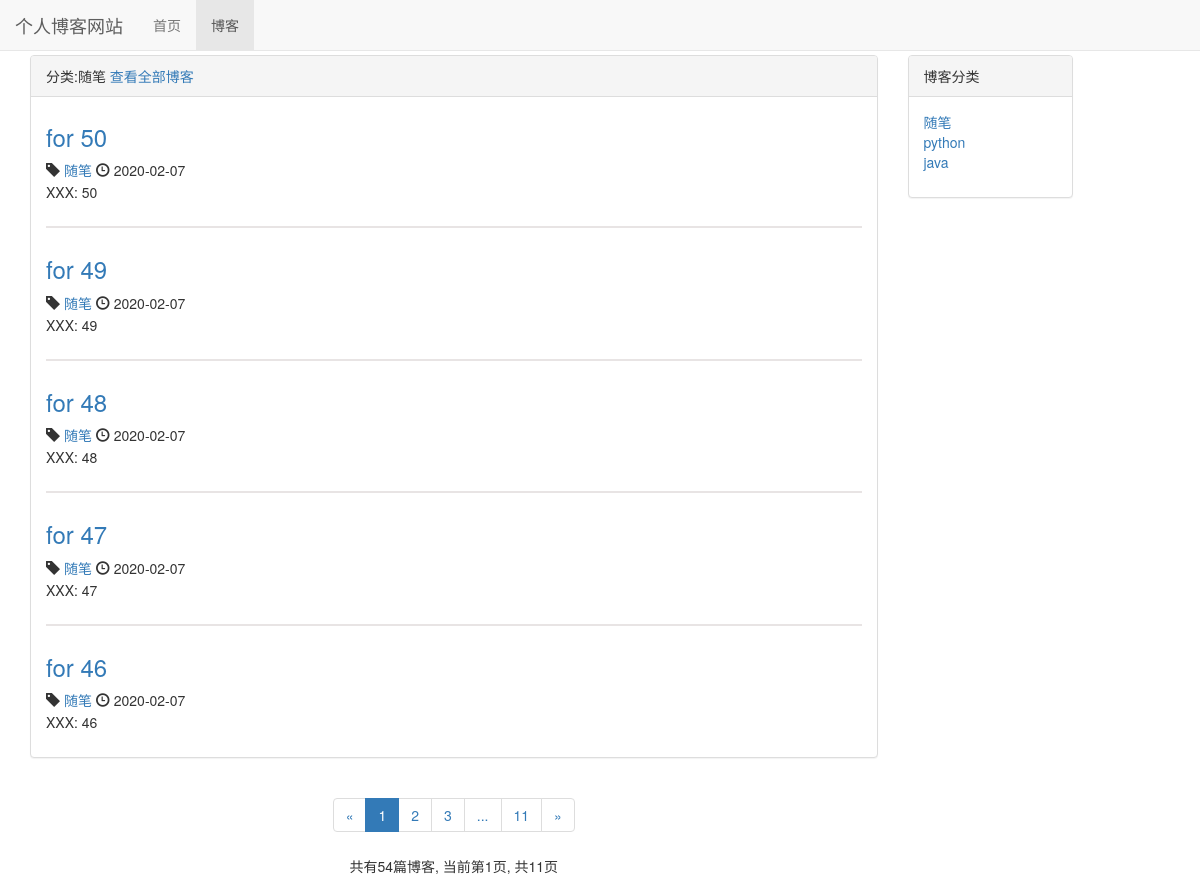
The page /blog/type/1 on the database its author committed.
### blog/models.py (models this page shows, shortened)
class BlogType(models.Model):
	type_name=models.CharField(max_length=15)
	def __str__(self):
		return self.type_name

class Blog(models.Model):
	title=models.CharField(max_length=50)
	blog_type=models.ForeignKey(BlogType,on_delete=models.DO_NOTHING) #设置和模板关联 是外键 删除方式是不删除
	content=models.TextField()
	author=models.ForeignKey(User,on_delete=models.DO_NOTHING)
	created_time=models.DateTimeField(auto_now_add=True) #发表时间
	last_updated_time=models.DateTimeField(auto_now=True)
	class Meta:
		ordering=['-created_time']

### blog/views.py (the view)
# urls.py: path('type/<int:blog_type_pk>',views.blog_with_type,name="blog_with_type"),
def blog_with_type(request,blog_type_pk):
	context={}
	blog_type=get_object_or_404(BlogType,pk=blog_type_pk)
	blogs_all_list= Blog.objects.filter(blog_type=blog_type)    # 获取分类下的博客
	paginator=Paginator(blogs_all_list,settings.EACH_PAHE_BLOGS_NUMBER) # 分页器实例化 每10页进行分页
	page_num=request.GET.get('page',1)  # 获取url的当前页面参数   不一定是int类型的
	page_of_blogs=paginator.get_page(page_num)  # 会自动转换传过来的值  如 str转int
	currentr_page_num = page_of_blogs.number  # 获取当前页码
	page_range = [x for x in range(int(currentr_page_num)-2,int(currentr_page_num)+3) if 0<x<=paginator.num_pages]
	if page_range[0] -1>=2:
		page_range.insert(0,'...')
	if paginator.num_pages - page_range[-1] >=2:
		page_range.append('...')
	if page_range[0] !=1:
		page_range.insert(0,1) # insert 插入,第一个位置,加如数字1
	if page_range[-1] !=paginator.num_pages:
		page_range.append(paginator.num_pages)  # append 添加
	context={}
	context['blog_type']=blog_type
	context['blogs']=page_of_blogs.object_list      # 获取全部博客分类 返回给前端展示
	context['page_of_blogs']=page_of_blogs   #获取一个页码信息
	context['page_range']=page_range
	context['blog_types']=BlogType.objects.all()
	return render_to_response('blog/blog_with_type.html',context)

### blog/templates/blog/blog_with_type.html (shortened to what this page needs)
{% extends 'blog/blog_list.html' %}
{% block blog_list_title %}
	分类:{{ blog_type.type_name }}
	<a href="{% url 'blog_list' %}"> 查看全部博客</a>
{% endblock %}

### blog/templates/blog/blog_list.html (shortened to what this page needs)
{% extends 'base.html' %}
{% load staticfiles %}
{% block header_extends %}
	<link rel="stylesheet" type="text/css" href="{% static 'blog/blog.css' %}">
{% endblock %}
{% block nav_blog_active %}active{% endblock %}
{% block content %}
	<div class="container">
		<div class="row">
			<div class="col-xs-12 col-sm-8 col-md-9 col-md-ld-10">
				<div class="panel panel-default">
				  <div class="panel-heading">{% block blog_list_title %}{% endblock %}</div>
				    <div class="panel-body">
					 {% for blog in blogs  %}
		 				<div class="blog">
		 	 				<h3>
		 	 					<a href="{% url 'blog_detail' blog.pk %}">
		 	 					 	{{blog.title}}
		 	 					</a>
		 	 				</h3>
		 	 				<p class="blog-info">
		 	 					<span class="glyphicon glyphicon-tag"></span>
		 	 					<a href="{% url 'blog_with_type' blog.blog_type.pk %}">{{ blog.blog_type }}</a>
		 	 					<span class="glyphicon glyphicon-time"></span>
		 	 				{{ blog.created_time|date:"Y-m-d" }}
		 	 				</p>
		 					<p>{{blog.content|truncatechars:100}}</p>
		 				</div>
					 {% empty %}
					 	<div class="blog">
					 		<p>暂无博客内容,敬请期待</p>
					 	</div>
					 {% endfor %}
		 			</div>
				</div>
				<div class="paginator">
					<ul class="pagination">
					<li>
						{% if page_of_blogs.has_previous %}
							<a href="?page={{ page_of_blogs.previous_page_number }}" aria-label="Previous"><span aria-hidden="true">&laquo;</span></a>
						{% else %}
							<span aria-hidden="true">&laquo;</span>
						{% endif %}
					</li>
					{% for page_num in page_range %}
						{% if page_num == page_of_blogs.number %}
							 <li class='active'><span>{{ page_num }}</span></li>
						{% else %}
							{% if page_num == '...' %}
								 <li ><span>{{ page_num }}</span></li>
							{% else %}
								 <li ><a href="?page={{ page_num }}">{{ page_num }}</a></li>
							{% endif %}
						{% endif %}
					{% endfor %}
					<li>
						{% if page_of_blogs.has_next %}
							<a href="?page={{ page_of_blogs.next_page_number }}" aria-label="Next"><span aria-hidden="true">&raquo;</span></a>
						{% else %}
							<span aria-hidden="true">&raquo;</span>
						{% endif %}
					</li>
					</ul>
					<p>
						共有{{ page_of_blogs.paginator.count }}篇博客,
						当前第{{ page_of_blogs.number }}页,
						共{{ page_of_blogs.paginator.num_pages }}页
					</p>
				</div>
			</div>
			<div class="hidden-xs col-sm-4 col-md-3 col-md-2">
					<div class="panel panel-default">
					  	 <div class="panel-heading">博客分类</div>
						  <div class="panel-body">
						    <ul class="blog-types" >
								{% for blog_type in blog_types %}
									<li><a href="{% url 'blog_with_type' blog_type.pk %}">{{ blog_type.type_name }}</a></li>
								{% empty %}
									<li>暂无分类</li>
								{% endfor %}
							</ul>
						 </div>
					</div>
			</div>
		</div>
	</div>
	 {% endblock %}

### static/base.css (style rules this page uses)
* { margin: 0; padding: 0; }
body { margin-top: 55px!important; }

### blog/static/blog/blog.css (style rules this page uses)
ul.blog-types { list-style-type: none; }
div.blog:not(:last-child) { margin-bottom: 2em; padding-bottom: 1em; border-bottom: 2px solid #e8e4e4; }
div.blog h3 { margin-top: 0.5em; }
div.blog p.blog-info { margin-bottom: 2px; }
div.paginator { text-align: center; }

### rows shown on the page
BlogType: type_name "随笔"
Blog: title "for 50", blog_type "随笔", created_time "2020-02-07", content "XXX: 50"
Blog: title "for 49", blog_type "随笔", created_time "2020-02-07", content "XXX: 49"
Blog: title "for 48", blog_type "随笔", created_time "2020-02-07", content "XXX: 48"
Blog: title "for 47", blog_type "随笔", created_time "2020-02-07", content "XXX: 47"
Blog: title "for 46", blog_type "随笔", created_time "2020-02-07", content "XXX: 46"
BlogType: type_name "python"
BlogType: type_name "java"

### other values the page prints
{{ page_num }} "1"
{{ page_num }} "2" "3" "11"
{{ page_num }} "..."
{{ page_of_blogs.paginator.count }} "54"
{{ page_of_blogs.number }} "1"
{{ page_of_blogs.paginator.num_pages }} "11"
